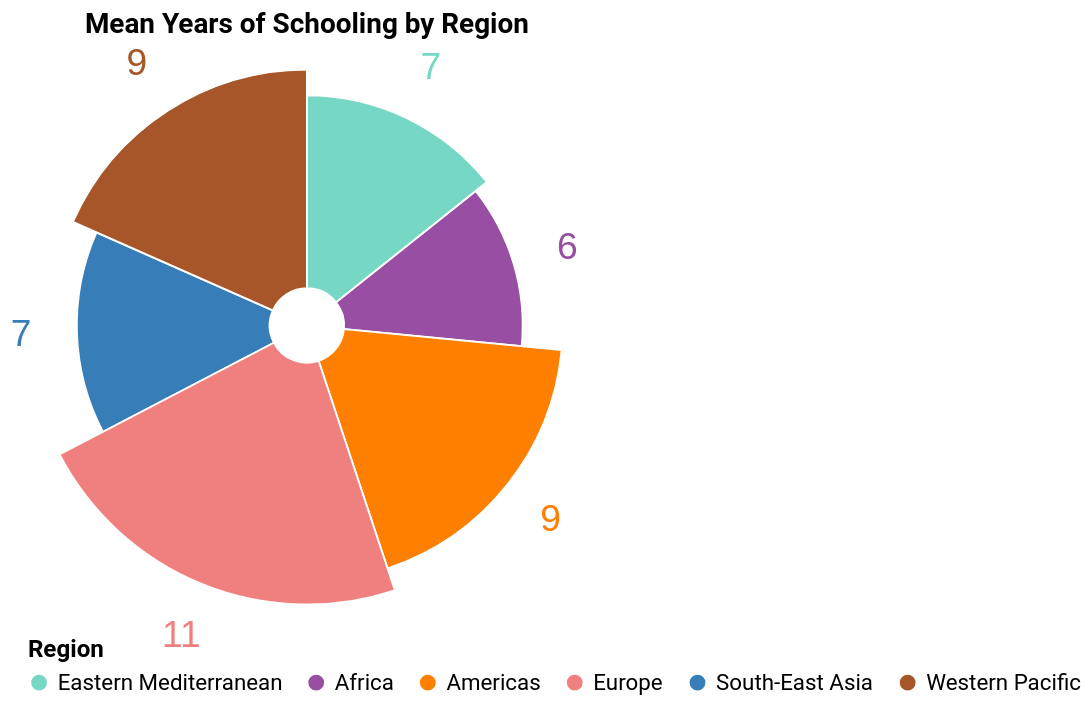

Vega-Lite specification for this chart:
### Vega-Lite specification from a JSON file in a GitHub repository (floating-point values rounded to 4 significant figures)
{"$schema": "https://vega.github.io/schema/vega-lite/v5.json", "data": {"values": [{"Region": "Africa", "Mean Years of Schooling": 6}, {"Region": "South-East Asia", "Mean Years of Schooling": 7}, {"Region": "Eastern Mediterranean", "Mean Years of Schooling": 7}, {"Region": "Western Pacific", "Mean Years of Schooling": 9}, {"Region": "Americas", "Mean Years of Schooling": 9}, {"Region": "Europe", "Mean Years of Schooling": 11}]}, "width": 300, "height": 300, "layer": [{"mark": {"type": "arc", "innerRadius": 20, "stroke": "#fff"}}, {"mark": {"type": "text", "radiusOffset": 30, "size": 20, "color": "black"}, "encoding": {"text": {"field": "Mean Years of Schooling", "type": "quantitative"}}}], "encoding": {"theta": {"field": "Mean Years of Schooling", "type": "quantitative", "stack": true, "sort": "descending"}, "radius": {"field": "Mean Years of Schooling", "scale": {"type": "sqrt", "zero": true, "rangeMin": 20}}, "color": {"field": "Region", "type": "nominal", "scale": {"domain": ["Eastern Mediterranean", "Africa", "Americas", "Europe", "South-East Asia", "Western Pacific"], "range": ["#76D7C4", "#984ea3", "#ff7f00", "#F08080", "#377eb8", "#a65628"]}, "legend": {"labelFont": "Roboto", "labelFontSize": 12, "titleFont": "Roboto", "titleFontSize": 13, "title": "Region", "orient": "bottom"}}}, "title": {"text": "Mean Years of Schooling by Region", "font": "Roboto", "fontSize": 15}, "config": {"style": {"cell": {"stroke": "transparent"}}}}
